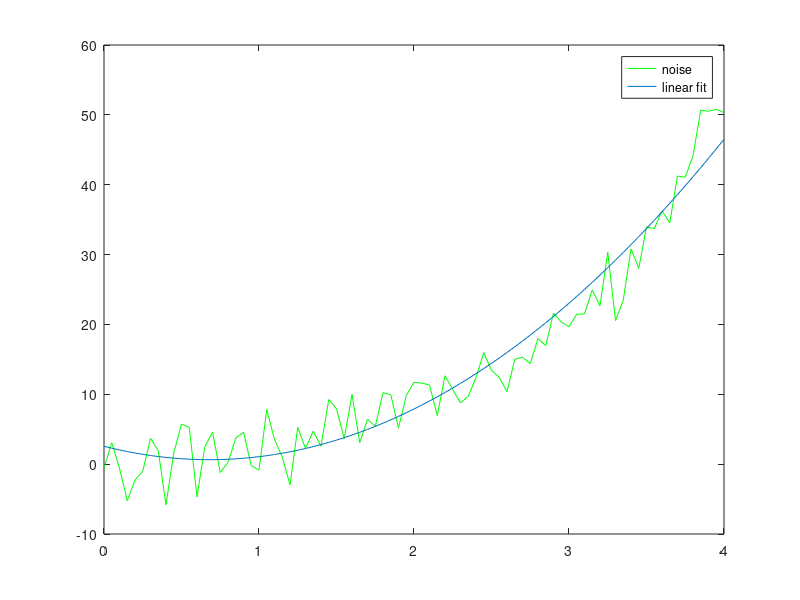

Write MATLAB code to recreate this figure.
x = 0:0.05:4; 
y = exp(x) + 3 * randn(size(x));
figure(1), plot(x,y)
n = 2; 
p = polyfit(x,y,n);
f = polyval(p,x);
plot(x,y,'g',x,f,'-')
legend('noise','linear fit')
no = norm(y-f)^2;
